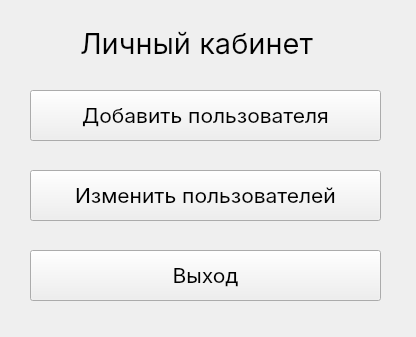
<?xml version="1.0" encoding="UTF-8"?>
<ui version="4.0">
 <class>AdminAreaWindow</class>
 <widget class="QWidget" name="AdminAreaWindow">
  <property name="geometry">
   <rect>
    <x>0</x>
    <y>0</y>
    <width>416</width>
    <height>337</height>
   </rect>
  </property>
  <property name="sizePolicy">
   <sizepolicy hsizetype="Fixed" vsizetype="Fixed">
    <horstretch>0</horstretch>
    <verstretch>0</verstretch>
   </sizepolicy>
  </property>
  <property name="palette">
   <palette>
    <active/>
    <inactive/>
    <disabled/>
   </palette>
  </property>
  <property name="windowTitle">
   <string>Form</string>
  </property>
  <widget class="QLabel" name="area_label">
   <property name="geometry">
    <rect>
     <x>80</x>
     <y>20</y>
     <width>299</width>
     <height>45</height>
    </rect>
   </property>
   <property name="font">
    <font>
     <family>Inter</family>
     <pointsize>22</pointsize>
    </font>
   </property>
   <property name="text">
    <string>Личный кабинет</string>
   </property>
  </widget>
  <widget class="QPushButton" name="add_user_button">
   <property name="geometry">
    <rect>
     <x>30</x>
     <y>90</y>
     <width>351</width>
     <height>51</height>
    </rect>
   </property>
   <property name="font">
    <font>
     <family>Inter</family>
     <pointsize>16</pointsize>
    </font>
   </property>
   <property name="text">
    <string>Добавить пользователя</string>
   </property>
  </widget>
  <widget class="QPushButton" name="exit_button">
   <property name="geometry">
    <rect>
     <x>30</x>
     <y>250</y>
     <width>351</width>
     <height>51</height>
    </rect>
   </property>
   <property name="font">
    <font>
     <family>Inter</family>
     <pointsize>16</pointsize>
    </font>
   </property>
   <property name="text">
    <string>Выход</string>
   </property>
  </widget>
  <widget class="QPushButton" name="edit_user_button">
   <property name="geometry">
    <rect>
     <x>30</x>
     <y>170</y>
     <width>351</width>
     <height>51</height>
    </rect>
   </property>
   <property name="font">
    <font>
     <family>Inter</family>
     <pointsize>16</pointsize>
    </font>
   </property>
   <property name="text">
    <string>Изменить пользователей</string>
   </property>
  </widget>
  <zorder>area_label</zorder>
  <zorder>add_user_button</zorder>
  <zorder>edit_user_button</zorder>
  <zorder>exit_button</zorder>
 </widget>
 <resources/>
 <connections/>
</ui>
